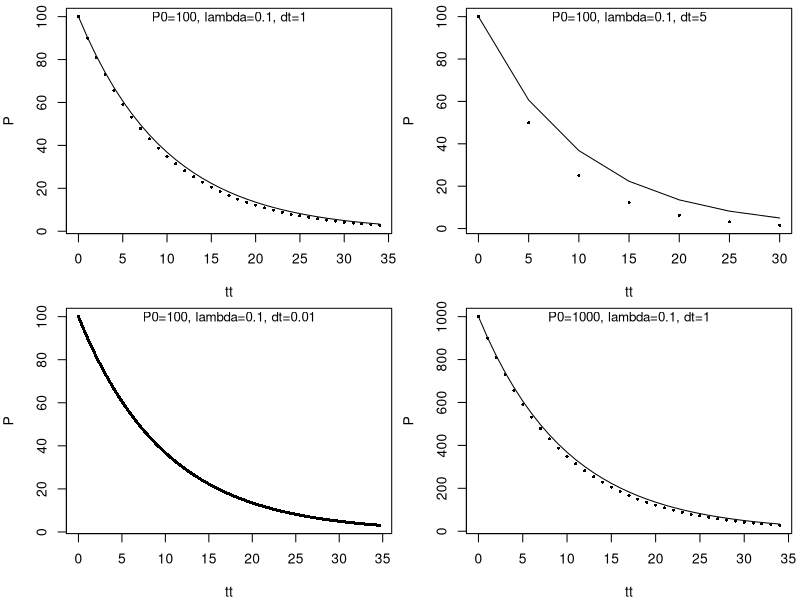

Write the R code that produced this figure.
## ---- chunk 1
knitr::opts_chunk$set(echo=TRUE, include=TRUE)
set.seed(1)
## ---- chunk 2
   decay <- function(P0=100,lambda=0.1,dt=1){
      t12 <- log(2)/lambda
      tt <- seq(from=0,to=5*t12,by=dt)
      nt <- length(tt)
      P <- rep(P0,nt) # initialise
      for (i in 2:nt){
         dPdt <- -P[i-1]*lambda
	 P[i] <- P[i-1] + dPdt*dt
      }
      Pexact <- P0*exp(-lambda*tt)
      plot(tt,P,pch=16,cex=0.5)
      mtext(text=paste0('P0=',P0,', lambda=',lambda,', dt=',dt),
      side=3,line=-1,cex=0.8)
      lines(tt,Pexact)
   }

   # use the function:
   par(mfrow=c(2,2),mar=c(4,4,0.5,0.5))
   decay()
   decay(dt=5)
   decay(dt=0.01)
   decay(P0=1000)
